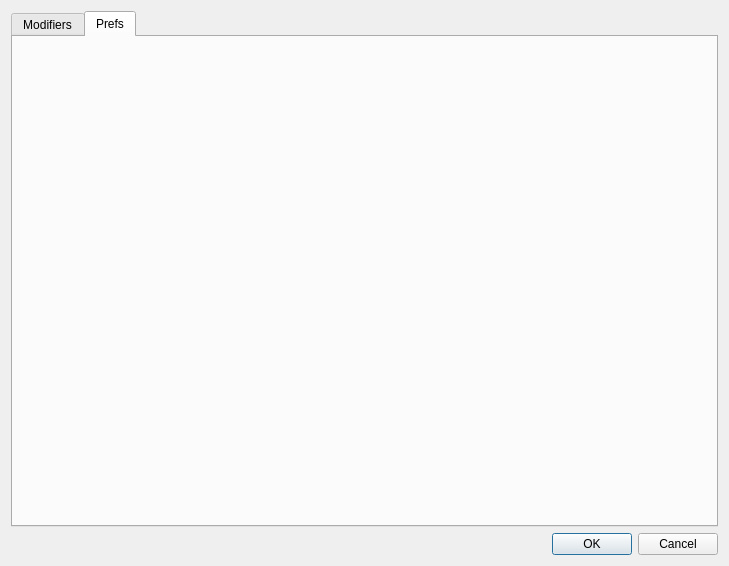
<?xml version="1.0" encoding="UTF-8"?>
<ui version="4.0">
 <class>Dialog</class>
 <widget class="QDialog" name="Dialog">
  <property name="geometry">
   <rect>
    <x>0</x>
    <y>0</y>
    <width>729</width>
    <height>566</height>
   </rect>
  </property>
  <property name="windowTitle">
   <string>Dialog</string>
  </property>
  <layout class="QGridLayout" name="gridLayout">
   <item row="0" column="0">
    <widget class="QTabWidget" name="tabs">
     <property name="currentIndex">
      <number>1</number>
     </property>
     <widget class="QWidget" name="modifiers">
      <attribute name="title">
       <string>Modifiers</string>
      </attribute>
     </widget>
     <widget class="QWidget" name="prefs">
      <attribute name="title">
       <string>Prefs</string>
      </attribute>
     </widget>
    </widget>
   </item>
   <item row="1" column="0">
    <widget class="QDialogButtonBox" name="buttonBox">
     <property name="orientation">
      <enum>Qt::Horizontal</enum>
     </property>
     <property name="standardButtons">
      <set>QDialogButtonBox::Cancel|QDialogButtonBox::Ok</set>
     </property>
    </widget>
   </item>
  </layout>
 </widget>
 <resources/>
 <connections>
  <connection>
   <sender>buttonBox</sender>
   <signal>accepted()</signal>
   <receiver>Dialog</receiver>
   <slot>accept()</slot>
   <hints>
    <hint type="sourcelabel">
     <x>248</x>
     <y>254</y>
    </hint>
    <hint type="destinationlabel">
     <x>157</x>
     <y>274</y>
    </hint>
   </hints>
  </connection>
  <connection>
   <sender>buttonBox</sender>
   <signal>rejected()</signal>
   <receiver>Dialog</receiver>
   <slot>reject()</slot>
   <hints>
    <hint type="sourcelabel">
     <x>316</x>
     <y>260</y>
    </hint>
    <hint type="destinationlabel">
     <x>286</x>
     <y>274</y>
    </hint>
   </hints>
  </connection>
 </connections>
</ui>
